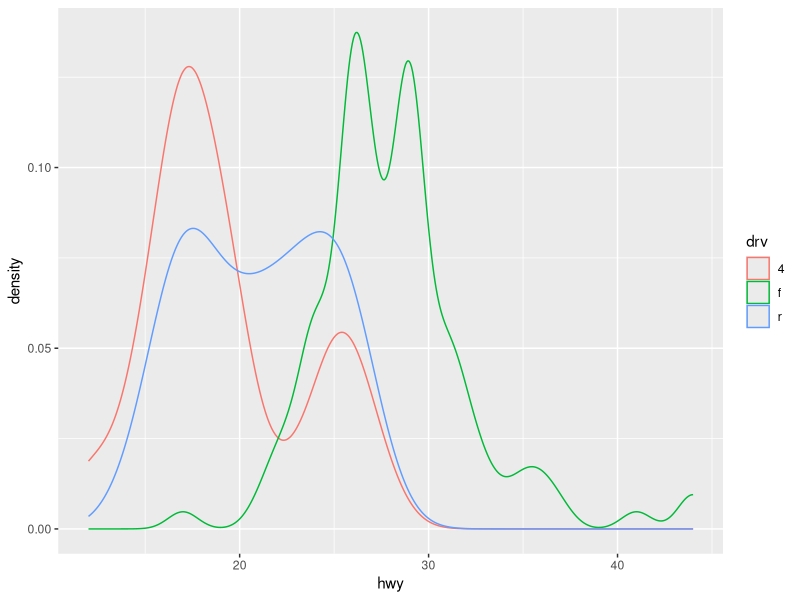

This figure's R source:
# 加载ggplot2绘图包
library("ggplot2")
# 设置工作路径
setwd("D:\\softwares\\applied statistics\\rcodelearning\\chap18\\sourcecode")
# 指定数据，和横纵轴变量，以及几何对象
p <- ggplot(mpg, aes(hwy, colour = drv)) +
    geom_density(bins = 30)
# 保存文件
ggsave("../codeimage/code15.pdf")
# 保存工作空间
save.image("R15.RData")
